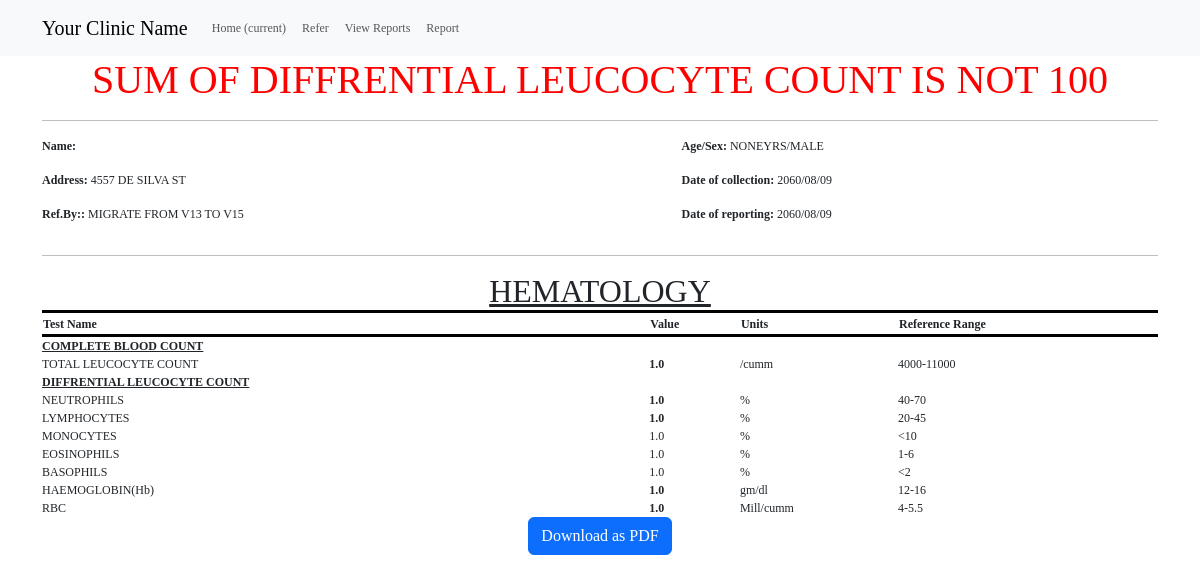
Screenshot of /view_reports_detail/16/ with the database file from the repository.
### labreports/models.py (models this page shows, shortened)
class Report(models.Model):
    patient = models.ForeignKey(Patient, on_delete=models.CASCADE)
    hematology = models.OneToOneField(Hematology, on_delete=models.CASCADE, blank=True, null=True)
    urine = models.OneToOneField(Urine, on_delete=models.CASCADE, blank=True, null=True)
    bio = models.OneToOneField(Biochemistry, on_delete=models.CASCADE, blank=True, null=True)
    lipid = models.OneToOneField(LipidProfile, on_delete=models.CASCADE, blank=True, null=True)
    test = models.OneToOneField(Test, on_delete=models.CASCADE, blank=True, null=True)
    widal = models.OneToOneField(WidalTest, on_delete=models.CASCADE, blank=True, null=True)
    sero = models.OneToOneField(Serology, on_delete=models.CASCADE, blank=True, null=True)
    stool = models.OneToOneField(Stool, on_delete=models.CASCADE, blank=True, null=True)
    liver = models.OneToOneField(LiverFunctionTest, on_delete=models.CASCADE, blank=True, null=True)

class Patient(models.Model):
    LEVEL_CHOICES = [
        ('Mr.', 'Mr.'),
        ('Mrs.', 'Mrs.'),
        ('Ms.', 'Ms.'),
        ('Miss', 'Miss'),
    ]
    SEX_CHOICES = [
        ('MALE', 'MALE'),
        ('FEMALE', 'FEMALE'),
        ('OTHERS', 'OTHERS'),
    ]
    AGE_CHOICES = [
        ('YRS', 'YRS'),
        ('MONTHS', 'MONTHS'),
        ('DAYS', 'DAYS'),
    ]
    level = models.CharField(max_length=5, choices=LEVEL_CHOICES, null=True, blank=True)
    name = models.CharField(max_length=255, null=True, blank=True)
    sex = models.CharField(max_length=10, choices=SEX_CHOICES, null=True, blank=True)
    age = models.IntegerField(null=True, blank=True)
    age_time = models.CharField(max_length=10,choices=AGE_CHOICES,null=True, blank=True)
    address = models.CharField(max_length=255, null=True, blank=True)
    email = models.EmailField(null=True, blank=True)
    phone = models.CharField(max_length=15, null=True, blank=True)
    refer_hospital = models.ForeignKey(Hospital, on_delete=models.SET_NULL, null=True, blank=True)
    custom_date = models.CharField(max_length=10,null=True, blank=True)
    nhpc = models.CharField(max_length=5, choices=LEVEL_CHOICES, null=True, blank=True)

class Hospital(models.Model):
    name = models.CharField(max_length=255, blank=True)

class Hematology(models.Model):
    HB = models.FloatField(help_text="(12-16) gm/dl", null=True, blank=True)
    total_count = models.FloatField(help_text="(4000-11000) /mm³", null=True, blank=True)
    neutrophils = models.FloatField(help_text="(45-70) %", null=True, blank=True)
    lymphocytes = models.FloatField(help_text="(20-40) %", null=True, blank=True)
    monocytes = models.FloatField(help_text="(2-10) %", null=True, blank=True)
    eosinophils = models.FloatField(help_text="(2-6) %", null=True, blank=True)
    basophils = models.FloatField(help_text="(0-1) %", null=True, blank=True)
    RBC = models.FloatField(help_text="(4.5-5) * 10⁵ /mm³", null=True, blank=True)
    platelets = models.FloatField(help_text="(1.5-3) * 10⁵ /mm³", null=True, blank=True)
    ESR = models.FloatField(help_text="(0-20) mm/hr", null=True, blank=True)
    PCV = models.FloatField(help_text="(36-54) %", null=True, blank=True)
    MCV = models.FloatField(help_text="(82-92) fl", null=True, blank=True)
    MCH = models.FloatField(help_text="(27-36) pg", null=True, blank=True)
    MCHC = models.FloatField(help_text="(32-36) %", null=True, blank=True)
    test=models.FloatField(null=True, blank=True)

### labreports/views.py (the view)
# urls.py: path('view_reports_detail/<int:id>/', views.view_report_detail, name='view_reports_detail'),
def view_report_detail(request, id):
    report = get_object_or_404(Report, pk=id)
    context = {
        'report': report,
    }
    return render(request, 'view_report_detail.html', context)

### templates/view_report_detail.html (shortened to what this page needs)
{% extends "base.html" %}
{% block content %}
    <div class="container">
        {% if report.hematology.test == 100 %}
            <h1 style="color: green;">SUM OF DIFFRENTIAL LEUCOCYTE COUNT OK</h1>
        {% else %}
            <h1 style="color: red;">SUM OF DIFFRENTIAL LEUCOCYTE COUNT IS NOT 100</h1>
        {% endif %}
        <hr>
        <table>
            <tp>
                <td><p><strong>Name:</strong> {{ report.patient.name|upper }}</p></td>
                <td><p><strong>Age/Sex:</strong> {{ report.patient.age|upper }}{{ report.patient.age_time|upper }}/{{ report.patient.sex|upper }}</p></td>
            <tr>
                <td><p><strong>Address:</strong> {{ report.patient.address|upper }}</p></td>
                <td><p><strong>Date of collection:</strong> {{ report.patient.custom_date|upper }}</p></td>
            </tr>
            <tr>
                <td><p><strong>Ref.By::</strong> {{ report.patient.refer_hospital.name|upper }}</p></td>
                <td><p><strong>Date of reporting:</strong> {{ report.patient.custom_date|upper }}</p></td>
            </tr>
        </table>
        <hr>
        {% if report.hematology.rbc or report.hematology.wbc or report.hematology.platelets or report.hematology.HB or report.hematology.total_count or report.hematology.differential_count or report.hematology.neutrophils or report.hematology.lymphocytes or report.hematology.monocytes or report.hematology.eosinophils or report.hematology.basophils or report.hematology.ESR or report.hematology.PCV or report.hematology.MCV or report.hematology.MCH or report.hematology.MCHC or report.hematology.MP_MF or report.hematology.blood_group %}
            <h2><u>HEMATOLOGY</u></h2>
                <table>
                <tr>
                    <th>Test Name</th>
                    <th></th>
                    <th></th>
                    <th>Value</th>
                    <th>Units</th>
                    <th>Reference Range</th>
                </tr>
                {% if report.hematology.total_count %}
                <tr>
                    <td></td>
                </tr>
                <tr>
                    <td colspan="3" style="text-align: left;"><b><u>COMPLETE BLOOD COUNT</u></b></td>
                </tr>
                <tr>
                        <td>TOTAL LEUCOCYTE COUNT</td>
                        <td></td>
                        <td></td>
                        {% if report.hematology.total_count >= 4000 and report.hematology.total_count <= 11000 %}
                            <td>{{ report.hematology.total_count }}</td>
                        {% else %}
                        <td><b>{{ report.hematology.total_count }}</b></td>
                        {% endif %}
                        <td>/cumm</td>
                        <td>4000-11000</td>
                    </tr>
                {% endif %}
                {% if report.hematology.neutrophils or  report.hematology.lymphocytes or  report.hematology.monocytes or report.hematology.eosinophils or report.hematology.basophils%}
                <tr>
                    <td colspan="3" style="text-align: left;"><b><u>DIFFRENTIAL LEUCOCYTE COUNT</u></b></td>
                </tr>
                    {% if report.hematology.neutrophils %}
                        <tr>
                            <td>NEUTROPHILS</td>
                            <td></td>
                             <td></td>
                            {% if report.hematology.neutrophils >= 40 and report.hematology.neutrophils <= 70 %}
                            <td>{{ report.hematology.neutrophils }}</td>
                            {% else %}
                            <td><b>{{ report.hematology.neutrophils }}</b></td>
                            {% endif %}
                            <td>%</td>
                            <td>40-70</td>
                        </tr>
                    {% endif %}
                    {% if report.hematology.lymphocytes %}
                        <tr>
                            <td>LYMPHOCYTES</td>
                            <td></td>
                             <td></td>
                            {% if report.hematology.lymphocytes >= 20 and report.hematology.lymphocytes <= 45 %}
                            <td>{{ report.hematology.lymphocytes }}</td>
                            {% else %}
                            <td><b>{{ report.hematology.lymphocytes }}</b></td>
                            {% endif %}
                            <td>%</td>
                            <td>20-45</td>
                        </tr>
                    {% endif %}
                    {% if report.hematology.monocytes %}
                        <tr>
                            <td>MONOCYTES</td>
                            <td></td>
                             <td></td>
                            {% if report.hematology.monocytes <= 10 %}
                            <td>{{ report.hematology.monocytes }}</td>
                            {% else %}
                            <td><b>{{ report.hematology.monocytes }}</b></td>
                            {% endif %}
                            <td>%</td>
                            <td><10</td>
                        </tr>
                    {% endif %}
                    {% if report.hematology.eosinophils %}
                        <tr>
                            <td>EOSINOPHILS</td>
                            <td></td>
                             <td></td>
                            {% if report.hematology.eosinophils >= 1 and report.hematology.eosinophils <= 6 %}
                            <td>{{ report.hematology.eosinophils }}</td>
                            {% else %}
                            <td><b>{{ report.hematology.eosinophils }}</b></td>
                            {% endif %}
                            <td>%</td>
                            <td>1-6</td>
                        </tr>
                    {% endif %}
                    {% if report.hematology.basophils %}
                        <tr>
                            <td>BASOPHILS</td>
                            <td></td>
                             <td></td>
                            {% if report.hematology.basophils <= 2 %}
                            <td>{{ report.hematology.basophils }}</td>
                            {% else %}
                            <td><b>{{ report.hematology.basophils }}</b></td>
                            {% endif %}
                            <td>%</td>
                            <td><2</td>
                        </tr>
                    {% endif %}
                {% endif %}
                {% if report.hematology.HB %}
                        <tr>
                            <td>HAEMOGLOBIN(Hb)</td>
                            <td></td>
                             <td></td>
                            <td>{% if report.hematology.HB >= 12 and report.hematology.HB <= 16 %}{{ report.hematology.HB }}{% else %}<b>{{ report.hematology.HB }}</b>{% endif %}</td>
                            <td>gm/dl</td>
                            <td>12-16</td>
                        </tr>
                    {% endif %}
                    {% if report.hematology.RBC %}
                        <tr>
                            <td>RBC</td>
                            <td></td>
                             <td></td>
                            <td>{% if report.hematology.RBC >= 4 and report.hematology.RBC <= 5.5 %}{{ report.hematology.RBC }}{% else %}<b>{{ report.hematology.RBC }}</b>{% endif %}</td>
                            <td>Mill/cumm</td>
                            <td>4-5.5</td>
                        </tr>
                    {% endif %}
            </table>
        {% endif %}
</div>
<a href="{% url 'generate_pdf' report.id %}" class="btn btn-primary">Download as PDF</a>
{% endblock content %}

### rows the page displays
Report: patient.age "NONE", patient.age_time "YRS", patient.sex "MALE", patient.address "4557 DE SILVA ST", patient.custom_date "2060/08/09", patient.refer_hospital.name "MIGRATE FROM V13 TO V15", hematology.total_count "1.0", hematology.neutrophils "1.0", hematology.lymphocytes "1.0", hematology.monocytes "1.0", hematology.eosinophils "1.0", hematology.basophils "1.0", hematology.HB "1.0", hematology.RBC "1.0"
